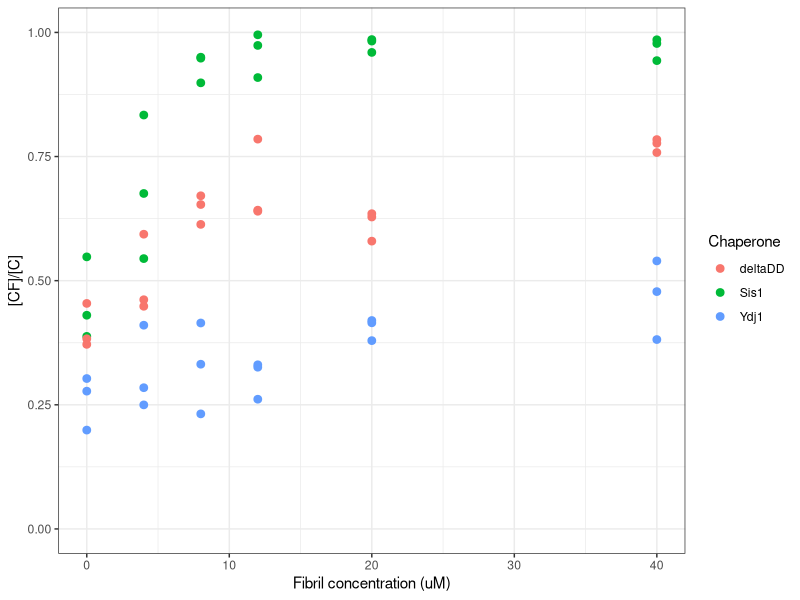
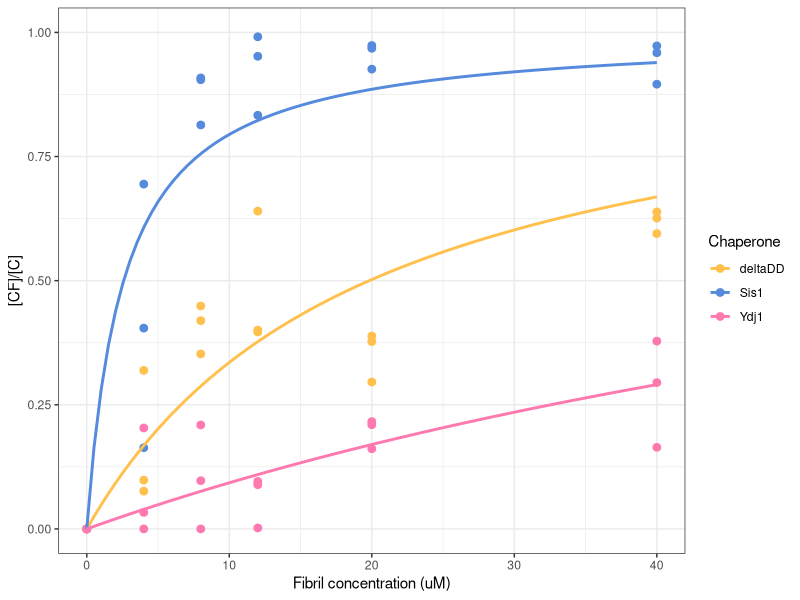
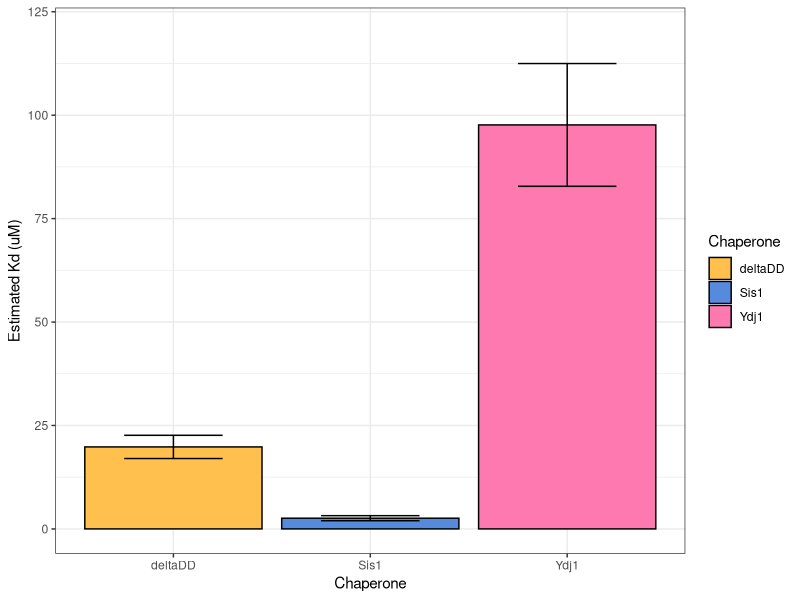
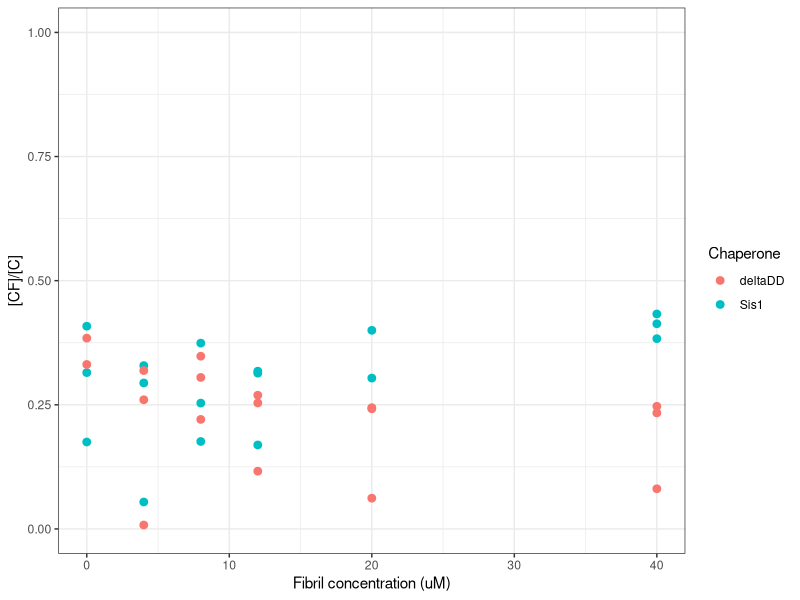
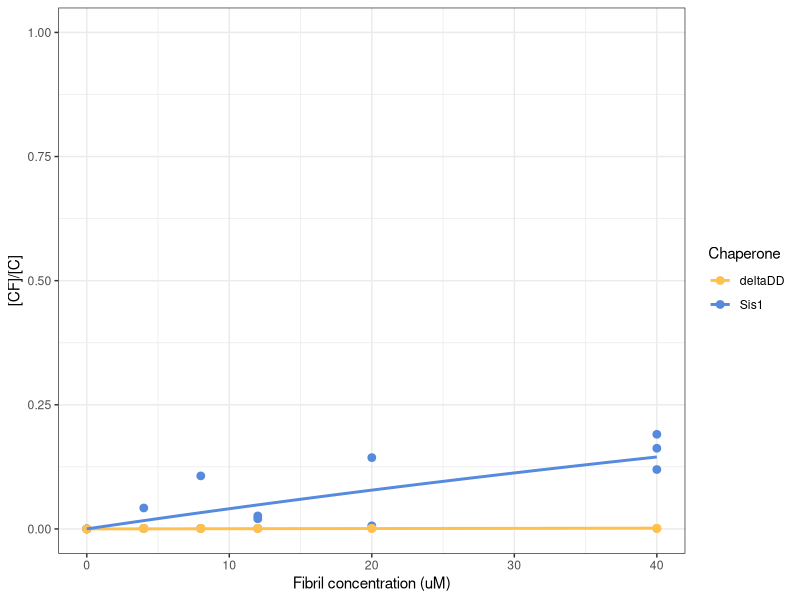
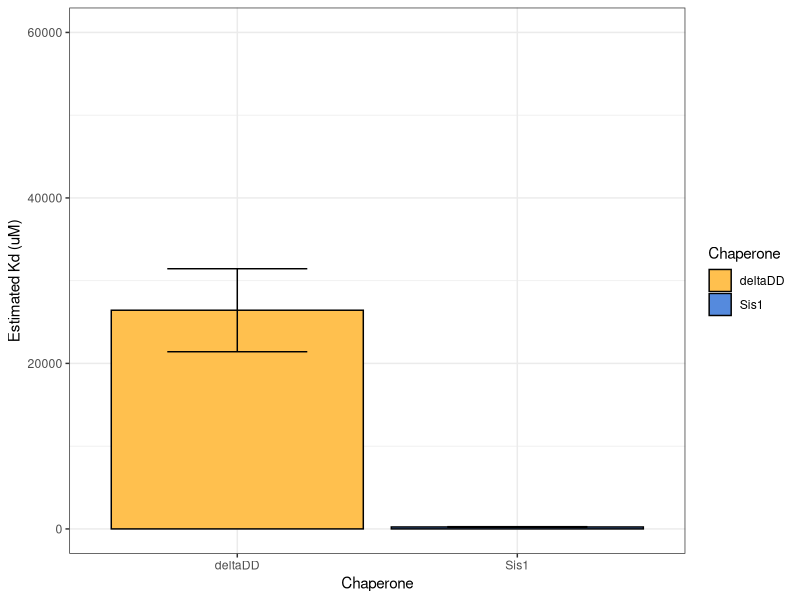
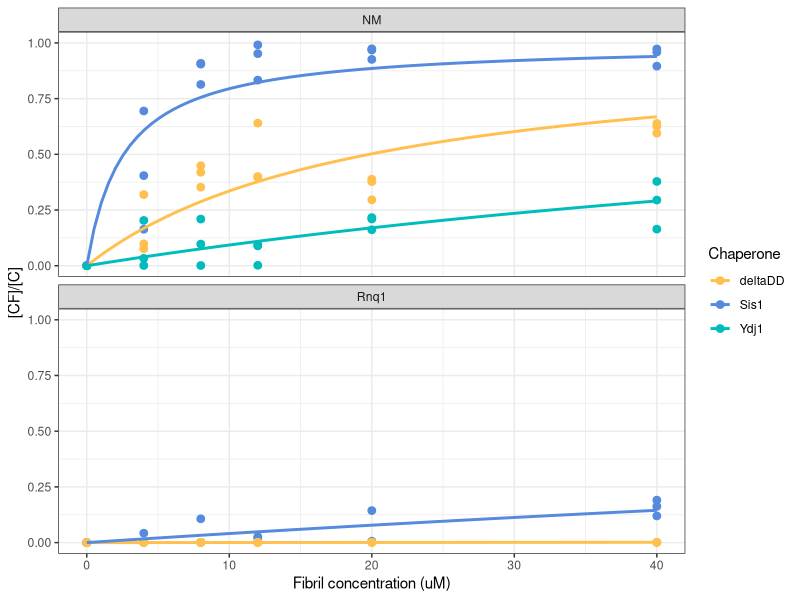
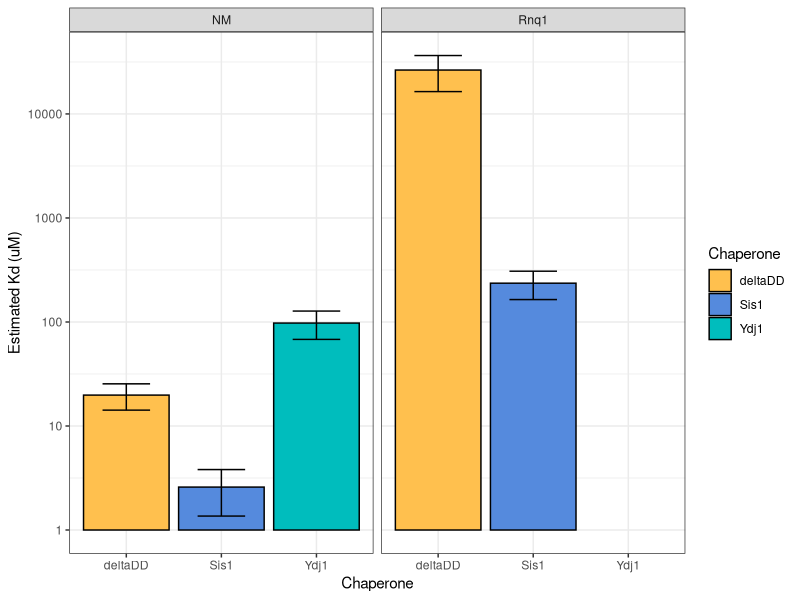

These figures' R source, in order:
setwd("/media/barbitoff/DATA/Working issues/FizGen/Hsp40 mechanisms in vitro/Paper/FEMS_Submission/to_github")
library(ggplot2)
mycol1 = rgb(85, 138, 221, maxColorValue = 255)
mycol2 = rgb(255, 192, 78, maxColorValue = 255)
mycol3 = rgb(255, 121, 177, maxColorValue = 255)
mycol4 = rgb(221, 221, 221, maxColorValue = 255)
mycol5 = rgb(100, 89, 89, maxColorValue = 255)
mycol6 = rgb(0, 189, 189, maxColorValue = 255)

# Change to 'data_nm.csv'
data_q1 = read.table('data_merged.csv', sep=',', header=T)
head(data_q1)

data_q1$bound = data_q1$Pellet / (data_q1$Super + data_q1$Pellet)

ggplot(data_q1, aes(x=Ligand, y=bound, col=Chaperone)) + geom_point(size=2.3) + 
  scale_y_continuous(limits=c(0, 1)) + theme_bw() + xlab('Fibril concentration (uM)') +
  ylab('[CF]/[C]')

baseline1 = apply(data_q1, 1, function(x) mean(data_q1[data_q1$Chaperone == x[5] & data_q1$Ligand == 0, 'bound']))
baseline1

data_q1$corr = ifelse(data_q1$Ligand == 0, 0, (data_q1$bound - baseline1)/(1-baseline1))
data_q1$corr[data_q1$corr < 0] = 0

myformula = formula(corr~Ligand/(K+Ligand))

bestfit_sis1_nm <- nls(myformula, data_q1[data_q1$Chaperone == 'Sis1', ], start=list(K=2))
summary(bestfit_sis1_nm)
bestfit_dd_nm <- nls(myformula, data_q1[data_q1$Chaperone == 'deltaDD', ], start=list(K=2))
summary(bestfit_dd_nm)
bestfit_ydj_nm <- nls(myformula, data_q1[data_q1$Chaperone == 'Ydj1', ], start=list(K=2))
summary(bestfit_ydj_nm)

coeffs1 = data.frame(K = c(summary(bestfit_sis1_nm)$coeff[1], summary(bestfit_dd_nm)$coeff[1],
                    summary(bestfit_ydj_nm)$coeff[1]), 
                    se = c(summary(bestfit_sis1_nm)$coeff[2], summary(bestfit_dd_nm)$coeff[2],
                           summary(bestfit_ydj_nm)$coeff[2]),
                    Chaperone = c('Sis1', 'deltaDD', 'Ydj1'))
coeffs1$Fibril = 'NM'

ggplot(data_q1, aes(x=Ligand, y=corr, col=Chaperone)) + geom_point(size=2.3) + 
  scale_y_continuous(limits=c(0, 1)) + theme_bw() + xlab('Fibril concentration (uM)') +
  ylab('[CF]/[C]') + geom_smooth(method='nls', 
                                 formula = y~1*x/(K+x),
                                 method.args=list(start=c(K=2)), se=FALSE) + 
  scale_color_manual(values=c(mycol2, mycol1, mycol3))

ggplot(coeffs1, aes(x=Chaperone, y=K, fill=Chaperone)) + geom_bar(col='black', stat='identity') +
  geom_errorbar(ymin=coeffs1$K-coeffs1$se, ymax=coeffs1$K+coeffs1$se, width=0.5) +
  scale_y_continuous(limits=c(0, 120)) +
  scale_fill_manual(values=c(mycol2, mycol1, mycol3)) + theme_bw() +
  ylab('Estimated Kd (uM)')


# Rnq1 goes here

# Change tp 'data_rnq.csv'
data_q2 = read.table('data_rnq1_iter2.csv', sep=',', header=T)
head(data_q2)

data_q2$bound = data_q2$Pellet / (data_q2$Super + data_q2$Pellet)

ggplot(data_q2, aes(x=Ligand, y=bound, col=Chaperone)) + geom_point(size=2.3) + 
  scale_y_continuous(limits=c(0, 1)) + theme_bw() + xlab('Fibril concentration (uM)') +
  ylab('[CF]/[C]')

baseline2 = apply(data_q2, 1, function(x) mean(data_q2[data_q2$Chaperone == x[5] & data_q2$Ligand == 0, 'bound']))
baseline2

data_q2$corr = ifelse(data_q2$Ligand == 0, 0, (data_q2$bound - baseline2)/(1-baseline2))
data_q2$corr[data_q2$corr < 0] = 0

myformula = formula(corr~Ligand/(K+Ligand))
data_q2[data_q2$corr == 0 & data_q2$Ligand > 0, 'corr'] = 0.001


bestfit_sis1_rnq <- nls(myformula, data_q2[data_q2$Chaperone == 'Sis1', ], start=list(K=2))
summary(bestfit_sis1_rnq)
bestfit_dd_rnq <- nls(myformula, data_q2[data_q2$Chaperone == 'deltaDD', ], start=list(K=2))
summary(bestfit_dd_rnq)
#bestfit_ydj_rnq <- nls(myformula, data_q2[data_q2$Chaperone == 'Ydj1', ], start=list(K=2))
#summary(bestfit_ydj_rnq)

coeffs2 = data.frame(K = c(summary(bestfit_sis1_rnq)$coeff[1], summary(bestfit_dd_rnq)$coeff[1]), 
                    se = c(summary(bestfit_sis1_rnq)$coeff[2], summary(bestfit_dd_rnq)$coeff[2]),
                    Chaperone = c('Sis1', 'deltaDD'))
coeffs2$Fibril = 'Rnq1'

ggplot(data_q2, aes(x=Ligand, y=corr, col=Chaperone)) + geom_point(size=2.3) + 
  scale_y_continuous(limits=c(0, 1)) + theme_bw() + xlab('Fibril concentration (uM)') +
  ylab('[CF]/[C]') + geom_smooth(method='nls', 
                                 formula = y~1*x/(K+x),
                                 method.args=list(start=c(K=2)), se=FALSE) + 
  scale_color_manual(values=c(mycol2, mycol1, mycol3))

ggplot(coeffs2, aes(x=Chaperone, y=K, fill=Chaperone)) + geom_bar(col='black', stat='identity') +
  geom_errorbar(ymin=coeffs2$K-coeffs2$se, ymax=coeffs2$K+coeffs2$se, width=0.5) +
  scale_y_continuous(limits=c(0, 60000)) +
  scale_fill_manual(values=c(mycol2, mycol1, mycol3)) + theme_bw() +
  ylab('Estimated Kd (uM)')


# Hsp40 binding vs amyloidpgenic proteins
data_all= rbind(data_q1, data_q2)
data_all[data_all$corr == 0 & data_all$Ligand > 0, 'corr'] = 0.001

ggplot(data_all, aes(x=Ligand, y=corr, col=Chaperone)) + geom_point(size=2.3) + 
  scale_y_continuous(limits=c(0, 1)) + theme_bw() + xlab('Fibril concentration (uM)') +
  ylab('[CF]/[C]') + geom_smooth(method='nls', 
                                 formula = y~1*x/(K+x),
                                 method.args=list(start=c(K=2),
                                                  control=nls.control(maxiter=100)),
                                 se=FALSE) + 
  scale_color_manual(values=c(mycol2, mycol1, mycol6)) + facet_wrap(~Fibril, nrow=2)

coeffs_all = rbind(coeffs1, coeffs2)
coeffs_all

ggplot(coeffs_all, aes(x=Chaperone, y=K, fill=Chaperone)) + 
  geom_bar(col='black', stat='identity', position='dodge') +
  geom_errorbar(aes(ymin=coeffs_all$K-2*coeffs_all$se,  
                    ymax=coeffs_all$K+2*coeffs_all$se), 
                position=position_dodge(width=0.9), width=0.5) +
  scale_y_log10() +
  scale_fill_manual(values=c(mycol2, mycol1, mycol6)) + theme_bw() +
  ylab('Estimated Kd (uM)') + facet_wrap(~Fibril)

# Comparison

reg.t.test <- function(k.a, k.b, se.a, se.b, df) {
  z = (k.a - k.b)/sqrt(se.a^2 + se.b^2)
  return(pt(abs(z), lower.tail=F, df = df))
}

js = c('Sis1', 'Ydj1', 'deltaDD')
fibrils = c('NM', 'Rnq1')
# 
# for (i in fibrils) {
#   for (j in js) {
#     for (k in js) {
#       if (k != j) {
#         print(i)
#         print(j)
#         print(k)
#         print(reg.z.test(coeffs_all$K[coeffs_all$Chaperone == j & coeffs_all$Fibril == i],
#                          coeffs_all$K[coeffs_all$Chaperone == k & coeffs_all$Fibril == i],
#                          coeffs_all$se[coeffs_all$Chaperone == j & coeffs_all$Fibril == i],
#                          coeffs_all$se[coeffs_all$Chaperone == k & coeffs_all$Fibril == i]))
#       }
#     }
#   }
# }